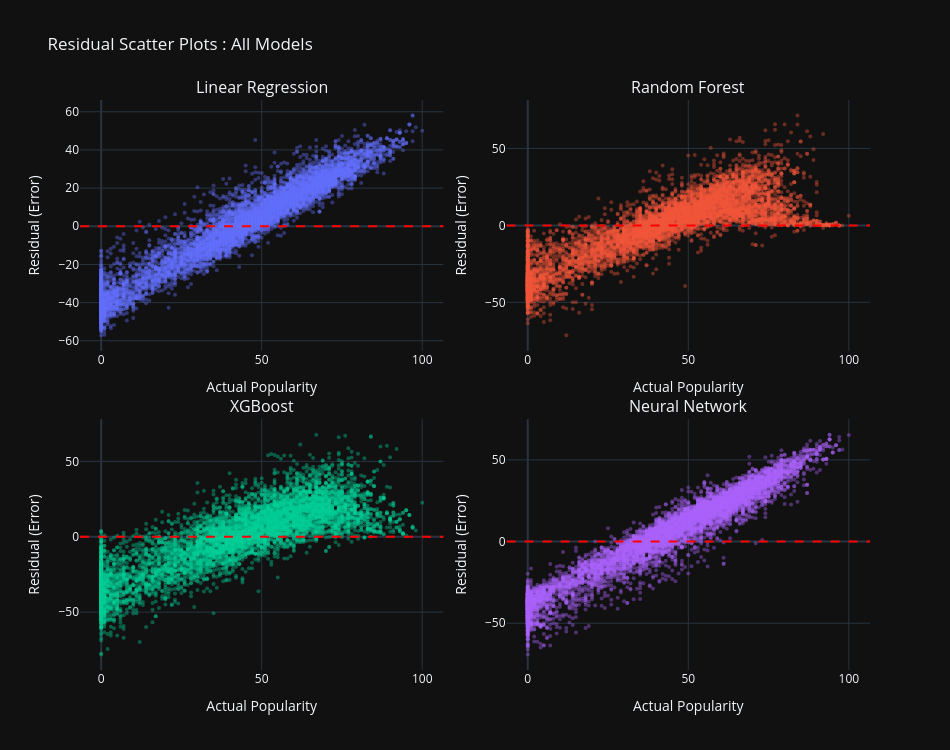

This figure's notebook cell:
### Markdown cell above
# 5. Diagnosing Model Errors (Residual Analysis)

This section tackles **Objective 2**, closely examining the mistakes each model makes to understand not just *how much* they err, but *where* and *how*. I create four complementary visualisations:

1. **Interactive Residual Scatter Plots**: Residuals (actual minus predicted) plotted against actual popularity. Systematic patterns here indicate model bias, for instance, if residuals trend upward, the model consistently underestimates high-popularity tracks.
2. **Interactive Residual Distributions**: Histograms showing the shape of each model's error distribution. A narrow, symmetric distribution centered at zero is ideal; skew or heavy tails reveal problematic tendencies.
3. **3D Residual Landscape**:  A three-dimensional view mapping actual popularity, predicted popularity, and the residual simultaneously. This reveals whether large errors cluster in specific regions of the prediction space.
4. **Interactive Residual Box Plot Comparison**: Side-by-side box plots comparing the spread, median, and outliers of each model's residuals in a single view.

> **Why this adds value:** Accuracy metrics like RMSE summarise all errors into a single number, hiding important structure. Two models with identical RMSE can have very different error *patterns*, one might underestimate popular songs while the other overestimates everything. Residual analysis exposes these hidden biases, enabling more informed model selection.

### Code cell
# Interactive Residual Scatter Plots
residuals = {name: y_test.values - pred for name, pred in predictions.items()}

display(Markdown(
    "### 5.1 Residual Scatter Plots\n"
    "Each subplot shows residuals (Actual - Predicted) against actual popularity for one model. "
    "The red dashed line at zero represents perfect prediction. Points above the line indicate the model **underestimated** "
    "popularity; points below mean it **overestimated**. Hover over points for exact values."
))

fig = make_subplots(rows=2, cols=2, subplot_titles=list(residuals.keys()),
                    horizontal_spacing=0.08, vertical_spacing=0.12)

colors = ['#636EFA', '#EF553B', '#00CC96', '#AB63FA']
for i, (name, res) in enumerate(residuals.items()):
    row, col = (i // 2) + 1, (i % 2) + 1
    fig.add_trace(go.Scatter(
        x=y_test.values, y=res, mode='markers',
        marker=dict(color=colors[i], opacity=0.4, size=4),
        name=name,
        hovertemplate='Actual: %{x:.1f}<br>Residual: %{y:.1f}<extra></extra>'
    ), row=row, col=col)
    fig.add_hline(y=0, line_dash="dash", line_color="red", row=row, col=col)

fig.update_layout(template='plotly_dark', width=950, height=750, showlegend=False,
                  title_text='Residual Scatter Plots: All Models')
fig.update_xaxes(title_text='Actual Popularity')
fig.update_yaxes(title_text='Residual (Error)')
fig.show()

# Interactive Residual Distributions
display(Markdown(
    "### 5.2 Residual Distributions\n"
    "These histograms show how residuals are distributed for each model. A narrow bell curve centered at zero is ideal, "
    "it means errors are small, random, and unbiased. Wider distributions indicate inconsistency; "
    "skewed distributions indicate systematic over- or under-prediction."
))

fig = make_subplots(rows=2, cols=2, subplot_titles=list(residuals.keys()),
                    horizontal_spacing=0.08, vertical_spacing=0.12)

for i, (name, res) in enumerate(residuals.items()):
    row, col = (i // 2) + 1, (i % 2) + 1
    fig.add_trace(go.Histogram(
        x=res, nbinsx=40, marker_color=colors[i], opacity=0.75, name=name,
        hovertemplate='Residual: %{x:.1f}<br>Count: %{y}<extra></extra>'
    ), row=row, col=col)
    fig.add_vline(x=0, line_dash="dash", line_color="red", row=row, col=col)

fig.update_layout(template='plotly_dark', width=950, height=750, showlegend=False,
                  title_text='Residual Distributions: All Models')
fig.update_xaxes(title_text='Residual (Error)')
fig.update_yaxes(title_text='Frequency')
fig.show()

# 3D Residual Landscape
display(Markdown(
    "### 5.3 3D Residual Landscape (Best Model)\n"
    "This 3D scatter maps **actual popularity** (x), **predicted popularity** (y), and the **residual** (z) for the best model. "
    "The ideal plane is z=0, all points sitting flat on this plane would mean perfect predictions. "
    "Points rising above or below reveal where large errors occur. Colour intensity reflects absolute error magnitude.\n\n"
    "> **Why this adds value:** The 3D view reveals error clusters that are invisible in 2D. For example, you might see that "
    "large positive residuals cluster at low actual popularity (the model overestimates quiet tracks), creating a visible ridge "
    "in the landscape."
))

best_name = results_df['R2'].idxmax()
best_res = residuals[best_name]

fig = px.scatter_3d(
    x=y_test.values, y=predictions[best_name], z=best_res,
    color=np.abs(best_res),
    color_continuous_scale='Reds',
    opacity=0.5,
    title=f'3D Residual Landscape: {best_name}',
    labels={'x': 'Actual Popularity', 'y': 'Predicted Popularity', 'z': 'Residual', 'color': 'Abs Error'}
)
fig.update_layout(
    template='plotly_dark', width=950, height=700,
    scene=dict(xaxis_title='Actual Popularity', yaxis_title='Predicted Popularity', zaxis_title='Residual (Error)')
)
fig.show()

# Interactive Box Plot Comparison
display(Markdown(
    "### 5.4 Residual Spread Comparison (Box Plot)\n"
    "This box plot directly compares the error distributions of all models side by side. "
    "A smaller box indicates tighter, more consistent predictions. Outliers (dots beyond the whiskers) show where a model "
    "really failed badly. The median line reveals any systematic bias (off-center median = biased model)."
))

residuals_list = []
for name, res in residuals.items():
    temp_df = pd.DataFrame({'Residual': res, 'Model': name})
    residuals_list.append(temp_df)
residuals_box_df = pd.concat(residuals_list)

fig = px.box(
    residuals_box_df, x='Model', y='Residual', color='Model',
    title='Residual Spread Comparison Across Models',
    color_discrete_sequence=px.colors.qualitative.Set2
)
fig.update_layout(template='plotly_dark', width=850, height=550, showlegend=False)
fig.show()

display(Markdown(
    "### Conclusion on Error Analysis\n"
    "By analysing residuals, I observe that **Linear Regression** shows systematic patterns, it consistently "
    "underestimates popular songs and overestimates less popular ones, indicating it misses non-linear effects. "
    "**Random Forest** and **XGBoost** have tighter, more balanced error distributions with fewer extreme outliers, "
    "confirming they capture the data's complexity better. "
    "The **Neural Network** performs decently but shows wider tails with occasional large outliers, suggesting it would "
    "benefit from additional tuning or regularisation.\n\n"
    "Overall, **Random Forest and XGBoost** not only have better headline accuracy but also make more consistent, "
    "less biased errors, giving me confidence in their reliability for real-world predictions."
))

### Figure 1 — Plotly figure (JSON) as saved in the notebook; plotly's stock layout.template omitted (floating-point values rounded to 4 significant figures; data arrays with more than 128 entries replaced by an {"elided": "..."} marker saying what was removed)
{"data": [{"hovertemplate": "Actual: %{x:.1f}<br>Residual: %{y:.1f}<extra></extra>", "marker": {"color": "#636EFA", "opacity": 0.4, "size": 4}, "mode": "markers", "name": "Linear Regression", "type": "scatter", "x": {"elided": "6567 int values"}, "xaxis": "x", "y": {"elided": "6567 float values"}, "yaxis": "y"}, {"hovertemplate": "Actual: %{x:.1f}<br>Residual: %{y:.1f}<extra></extra>", "marker": {"color": "#EF553B", "opacity": 0.4, "size": 4}, "mode": "markers", "name": "Random Forest", "type": "scatter", "x": {"elided": "6567 int values"}, "xaxis": "x2", "y": {"elided": "6567 float values"}, "yaxis": "y2"}, {"hovertemplate": "Actual: %{x:.1f}<br>Residual: %{y:.1f}<extra></extra>", "marker": {"color": "#00CC96", "opacity": 0.4, "size": 4}, "mode": "markers", "name": "XGBoost", "type": "scatter", "x": {"elided": "6567 int values"}, "xaxis": "x3", "y": {"elided": "6567 float values"}, "yaxis": "y3"}, {"hovertemplate": "Actual: %{x:.1f}<br>Residual: %{y:.1f}<extra></extra>", "marker": {"color": "#AB63FA", "opacity": 0.4, "size": 4}, "mode": "markers", "name": "Neural Network", "type": "scatter", "x": {"elided": "6567 int values"}, "xaxis": "x4", "y": {"elided": "6567 float values"}, "yaxis": "y4"}], "layout": {"annotations": [{"font": {"size": 16}, "showarrow": false, "text": "Linear Regression", "x": 0.23, "xanchor": "center", "xref": "paper", "y": 1, "yanchor": "bottom", "yref": "paper"}, {"font": {"size": 16}, "showarrow": false, "text": "Random Forest", "x": 0.77, "xanchor": "center", "xref": "paper", "y": 1, "yanchor": "bottom", "yref": "paper"}, {"font": {"size": 16}, "showarrow": false, "text": "XGBoost", "x": 0.23, "xanchor": "center", "xref": "paper", "y": 0.44, "yanchor": "bottom", "yref": "paper"}, {"font": {"size": 16}, "showarrow": false, "text": "Neural Network", "x": 0.77, "xanchor": "center", "xref": "paper", "y": 0.44, "yanchor": "bottom", "yref": "paper"}], "height": 750, "shapes": [{"line": {"color": "red", "dash": "dash"}, "type": "line", "x0": 0, "x1": 1, "xref": "x domain", "y0": 0, "y1": 0, "yref": "y"}, {"line": {"color": "red", "dash": "dash"}, "type": "line", "x0": 0, "x1": 1, "xref": "x2 domain", "y0": 0, "y1": 0, "yref": "y2"}, {"line": {"color": "red", "dash": "dash"}, "type": "line", "x0": 0, "x1": 1, "xref": "x3 domain", "y0": 0, "y1": 0, "yref": "y3"}, {"line": {"color": "red", "dash": "dash"}, "type": "line", "x0": 0, "x1": 1, "xref": "x4 domain", "y0": 0, "y1": 0, "yref": "y4"}], "showlegend": false, "title": {"text": "Residual Scatter Plots : All Models"}, "width": 950, "xaxis": {"anchor": "y", "domain": [0, 0.46], "title": {"text": "Actual Popularity"}}, "xaxis2": {"anchor": "y2", "domain": [0.54, 1], "title": {"text": "Actual Popularity"}}, "xaxis3": {"anchor": "y3", "domain": [0, 0.46], "title": {"text": "Actual Popularity"}}, "xaxis4": {"anchor": "y4", "domain": [0.54, 1], "title": {"text": "Actual Popularity"}}, "yaxis": {"anchor": "x", "domain": [0.56, 1], "title": {"text": "Residual (Error)"}}, "yaxis2": {"anchor": "x2", "domain": [0.56, 1], "title": {"text": "Residual (Error)"}}, "yaxis3": {"anchor": "x3", "domain": [0, 0.44], "title": {"text": "Residual (Error)"}}, "yaxis4": {"anchor": "x4", "domain": [0, 0.44], "title": {"text": "Residual (Error)"}}}}
